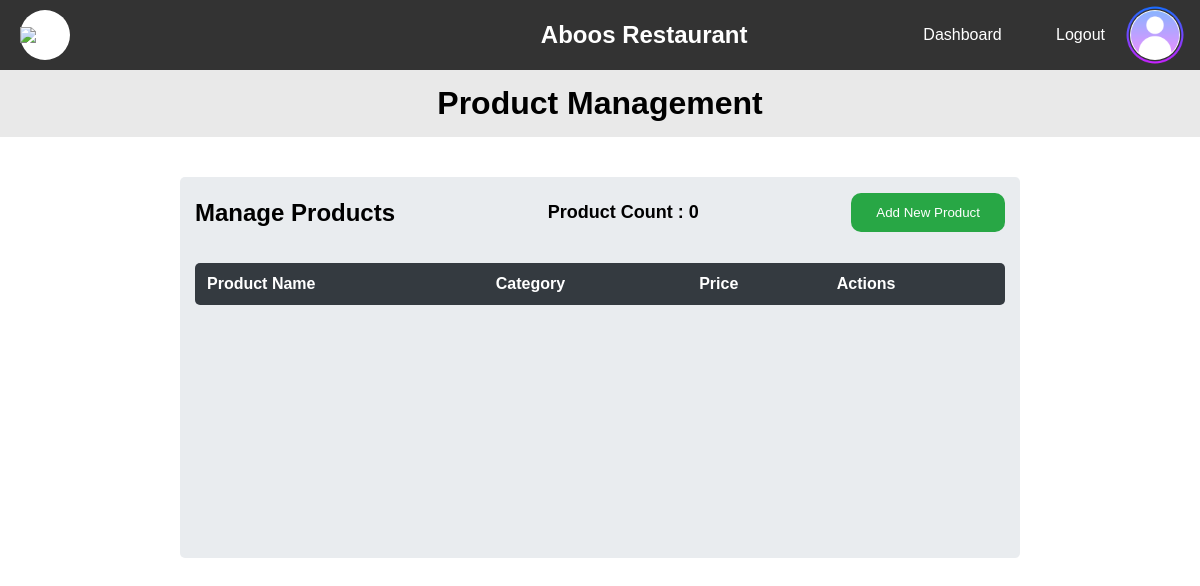
Before: /dashboard/product-management (signed in) with the older database file.
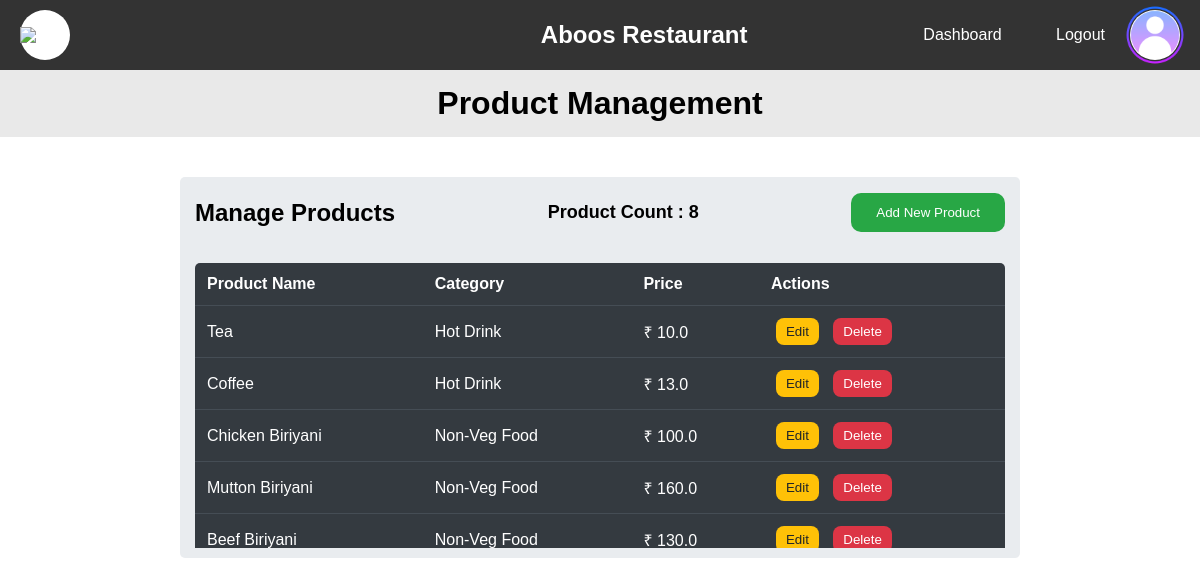
After: the same page with the newer database file.
### v1/models.py (models this page shows, shortened)
class Products(db.Model, UserMixin):
    __tablename__ = "products"
    pid = db.Column(db.Integer, primary_key=True)
    name = db.Column(db.String(30), unique=True, nullable=False)
    category = db.Column(db.String(20), nullable=False)
    price = db.Column(db.Float, nullable=False)
    def __repr__(self):
        return f"{self.name}{self.category}{self.price}"

### v1/routes.py (the view, shortened to what this page needs)
    @app.route("/dashboard/product-management")
    @login_required
    def product_management():
        if current_user.role == "admin":
            product_data = Products.query.all()
            print(product_data)
            return render_template(
                "/dashboard/product_managment.html",
                username=current_user.username,
                products=product_data,
                count=len(product_data),
            )

### v1/app.py (called while the page is built)
def create_app():
    app = Flask(
        __name__,
        template_folder="templates",
        static_folder="static",
        static_url_path="/",
    )
    app.config["SQLALCHEMY_DATABASE_URI"] = "sqlite:///./app.db"
    app.secret_key = "RestroBill-webapp-secret-key"
    db.init_app(app)
    login_manager = LoginManager()
    login_manager.init_app(app)
    from models import Users
    @login_manager.user_loader
    def load_user(uid):
        return Users.query.get(uid)
    @login_manager.unauthorized_handler
    def unauthorized_callback():
        return redirect(
            url_for(
                "auth_error",
                msg="Only authorized users can access this page. Please log in to continue.",
            )
        )
    bcrypt = Bcrypt(app)
    from routes import register_routes
    register_routes(app, db, bcrypt)
    migrate = Migrate(app, db)
    return app

### v1/templates/dashboard/product_managment.html (shortened to what this page needs)
<!DOCTYPE html>
<html lang="en">
<head>
    <link rel="stylesheet" href="/css/dashboard/mng.css">
    <link rel="stylesheet" href="/css/dashboard/navbar.css">
</head>
<body>
    <header>
        <nav class="navbar">
            <div class="nav-div">
                <div class="nav-logo">
                    <img src="/images/favicon.png">
                </div>
                <div class="nav-head">
                    <h2>Aboos Restaurant</h2>
                </div>
                <div class="nav-links">
                    <ul>
                        <li><a href="/dashboard">Dashboard</a></li>
                        <li><a href="{{ url_for('logout') }}">Logout</a></li>
                    </ul>
                    <div class="nav-logo">
                        <img src="/images/profile-icon.png">
                    </div>
                </div>
            </div>
        </nav>
    </header>
    <div class="main">
        <div class="head-div">
            <h1> Product Management </h1>
        </div>
        <div class="container">
            <div class="row-head">
                <h2>Manage <b>Products</b></h2>
                <div class="count-div">
                    <span>Product Count : {{ count }}</span>
                </div>
                <button id="insert-popup" type="button">Add New Product</button>
            </div>
            <div class="row-body">
                <table>
                    <thead>
                        <tr>
                            <th>Product Name</th>
                            <th>Category</th>
                            <th>Price</th>
                            <th>Actions</th>
                        </tr>
                    </thead>
                    <tbody>
                        {% for product in products %}
                        <tr>
                            <td>{{ product.name }}</td>
                            <td>{{ product.category }}</td>
                            <td>₹ {{ product.price }}</td>
                            <td>
                                <button type="button" data-pid="{{ product.pid }}" data-name="{{ product.name }}"
                                    data-category="{{ product.category }}" data-price="{{ product.price }}"
                                    class="btn btn-edit update-popup">Edit</button>
                                <button type="button" class="btn btn-delete"><a
                                        href="/user/delete/{{ product.pid}}">Delete</a></button>
                            </td>
                        </tr>
                        {% endfor %}
                    </tbody>
                </table>
            </div>
        </div>
    </div>
</body>
</html>

### v1/static/css/dashboard/mng.css (style rules this page uses)
* { padding: 0; margin: 0; box-sizing: border-box; }
body { font-family: Arial, sans-serif; }
.main { display: flex; flex-direction: column; align-items: center; }
.head-div { background-color: rgb(233, 233, 233, 0.959); padding: 15px; text-align: center; width: 100%; }
.container { background-color: #e9ecef; width: 70%; display: flex; flex-direction: column; flex-wrap: wrap; margin-top: 40px; border-radius: 5px; justify-content: center; align-items: center; padding-bottom: 10px; }
.row-head { display: flex; justify-content: space-between; align-items: center; padding: 10px; width: 100%; margin: 5px 0; }
.row-head h2, .row-head button { margin: 0 5px; }
.row-head button { color: #fff; background-color: #28a745; font-weight: 400; text-align: center; vertical-align: middle; cursor: pointer; padding: 10px 25px; line-height: 1.5; border-radius: 10px; border: 0; }
.count-div { padding: 10px 25px; border-radius: 10px; text-align: center; }
.count-div span { font-size: 18px; font-weight: bold; }
.row-body { width: 100%; padding: 15px; height: 300px; overflow: auto; }
.row-body table { width: 100%; color: #fff; background-color: #343a40; text-align: left; border-radius: 5px; border-collapse: collapse; overflow: hidden; }
.row-body table th, .row-body table td { padding: 12px; }
.row-body table td { border-top: 1px solid #454d55; }
.row-body .btn { outline: 0; border: 0; padding: 6px 10px; border-radius: 8px; margin: 0 5px; cursor: pointer; }
.row-body .btn a { text-decoration: none; }
.row-body .btn-edit { color: #212529; font-weight: 400; background-color: #ffc107; }
.row-body .btn-delete { background-color: #dc3545; }
.row-body .btn-delete a { text-decoration: none; color: white; }

### v1/static/css/dashboard/navbar.css (style rules this page uses)
.navbar { background-color: #333; color: #fff; padding: 10px 20px; position: relative; }
.nav-div { display: flex; align-items: center; justify-content: space-between; }
.nav-logo { background-color: white; border-radius: 50%; width: 50px; height: 50px; display: flex; align-items: center; justify-content: center; }
.nav-logo img { width: 70px; }
.nav-head { margin-left: 40vh; }
.nav-links { display: flex; align-items: center; }
.nav-links li { display: inline-block; list-style: none; margin: 0 25px; }
.nav-links a { color: #fff; text-decoration: none; border-bottom: 3px solid transparent; transition: border-color 0.3s ease; padding-bottom: 10px; }

Changed rows visible on the page:
added Products: name "Tea", category "Hot Drink", price "10.0"
added Products: name "Coffee", category "Hot Drink", price "13.0"
added Products: name "Chicken Biriyani", category "Non-Veg Food", price "100.0"
added Products: name "Mutton Biriyani", category "Non-Veg Food", price "160.0"
added Products: name "Beef Biriyani", category "Non-Veg Food", price "130.0"
Other visible differences:
{{ count }}: "0" → "8"
